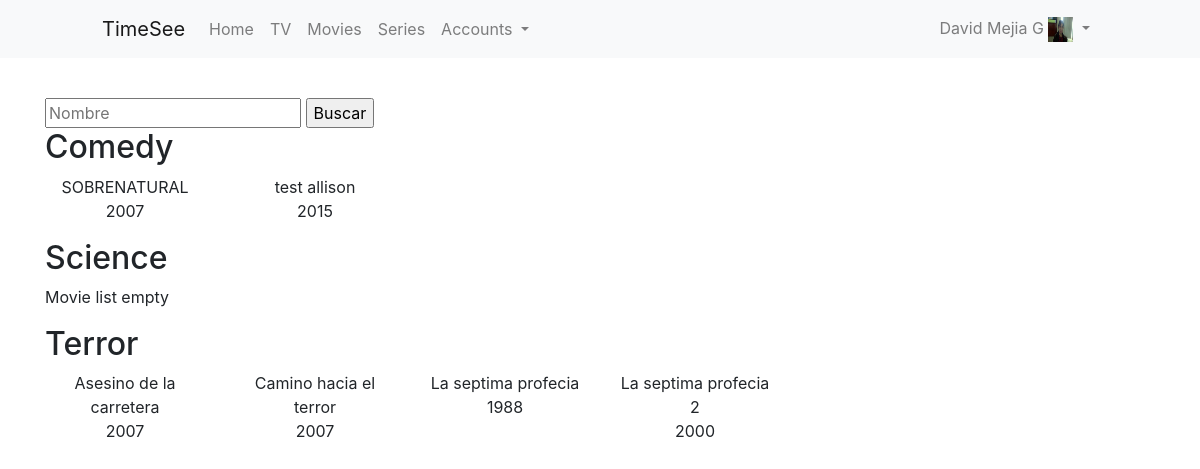
The app's page /movies/movies/ (signed in), older data.
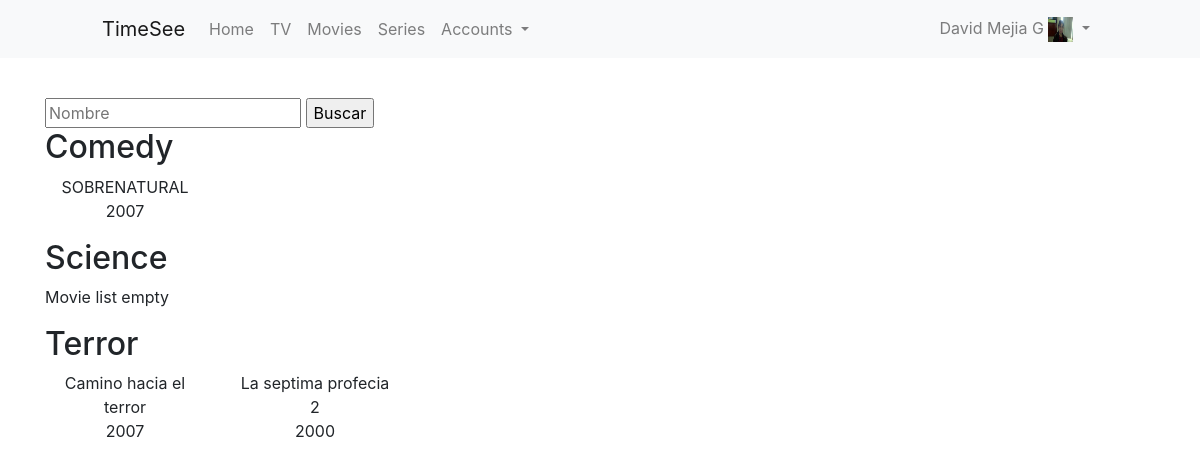
The same page, newer data.
### movies/models.py (models this page shows, shortened)
class Category(models.Model):
	name = models.CharField(max_length=30)
	class Meta:
		ordering = ['name']
		verbose_name_plural = "categories"

class Movie(models.Model):
	link_status_choices = (
		('Functional','Functional'),
		('Broken or Misspelled','Broken or Misspelled'),
	)
	category = models.ForeignKey(Category, related_name="category", on_delete=models.CASCADE)
	name = models.CharField(max_length=50)
	link = models.TextField()
	image = models.TextField()
	synopsis = models.TextField()
	year = models.IntegerField()
	duration = models.DurationField()
	slug = models.SlugField(max_length=200, unique=True)
	link_status = models.CharField(max_length=20, default="Functional", choices=link_status_choices)
	class Meta:
		ordering = ['name']

### movies/views.py (the view)
# urls.py: url('movies/$', views.MoviesListView.as_view(), name="MoviesList"),
class MoviesListView(View):
	@method_decorator(login_required)
	def get(self, request):
		template_name = 'movies/list_movies.html'
		categories = Category.objects.all()
		query = request.GET.get("query")
		ListOfMoviesByCategory = []
		for category in categories:
			if query:
				ListOfMoviesByCategory.append({'category': category.name, 'movies': Movie.objects.filter(category=category, link_status="Functional", name__contains=query)})
			else:
				ListOfMoviesByCategory.append({'category': category.name, 'movies': Movie.objects.filter(category=category, link_status="Functional")})
		context = {
			'ListOfMoviesByCategory': ListOfMoviesByCategory,
		}
		return render(request, template_name, context)

### movies/templates/movies/list_movies.html (shortened to what this page needs)
{%extends 'base.html'%}
{%block content%}
	<div class="row">
		<div class="col-12">
	<form method="GET" action="">
		<input type="text" name="query" placeholder="Nombre" value="{{request.GET.query}}">
		<input type="submit" value="Buscar">
	</form>
		{%for MoviesByCategory in ListOfMoviesByCategory%}
			<h2>{{MoviesByCategory.category}}</h2>
			<div class="row">
			{%for movie in MoviesByCategory.movies%}
				<div class="col-4 col-sm-3 col-md-2">
					<p class="text-center">{{movie.name}}<br>{{movie.year}}</p>
				</div>
			{%empty%}
				<div class="col-12">
					<p>Movie list empty</p>
				</div>
			{%endfor%}
			</div>
		{%endfor%}
		</div>
	</div>
{%endblock content%}

Row changes from the older to the newer data that the page shows:
no longer on this page (row edited): Movie: name "test allison", year "2015", shown under "Comedy"
no longer on this page (row edited): Movie: name "Asesino de la carretera", year "2007", shown under "Terror"
no longer on this page (row edited): Movie: name "La septima profecia", year "1988", shown under "Terror"
